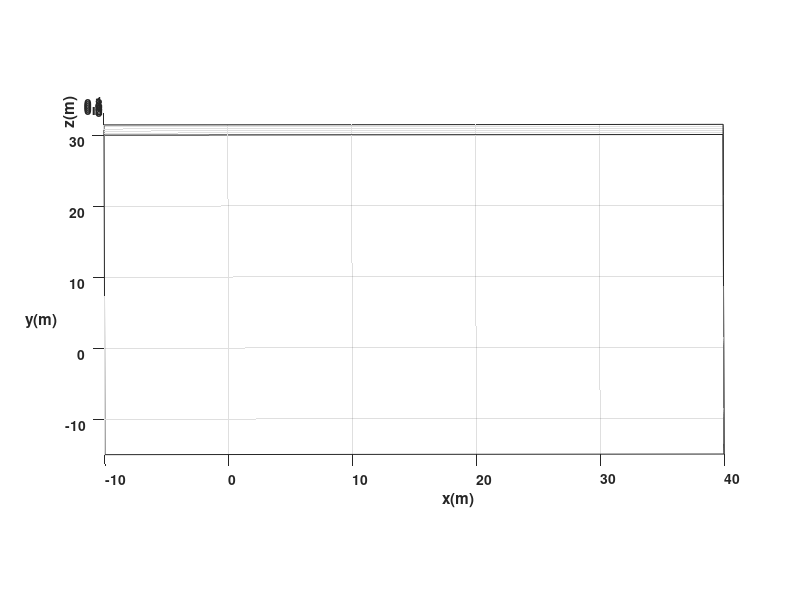

The MATLAB source for this figure: (Note: this script raises an error after producing the figure.)
clear
close all
clc

ts = 0.1;            % Tiempo de muestreo en segundos (s)

puntos= [ 0 5 2.5 0 2.5 7.5 12.5 12.5 15 17.5 17.5 15 12.5 15 12.5 15 17.5 15 17.5 22.5 27.5 30 27.5 25 30 30 25 22.5 17.5 15 12.5 7.5 2.5 0;
          2.5 5 7.5 12.5 17.5 17.5 15 2.5 0 2.5 15 17.5 15 17.5 20 17.5 20 17.5 15 17.5 17.5 12.5 7.5 5 2.5 0 -2.5 0 2.5 0 2.5 0 -2.5 0];
%Velocidades
v_avanzar = 1;       % Velocidad lineal constante al avanzar (m/s)
w_rotar = pi/2;      % Velocidad angular constante al rotar (rad/s)

u = []; % Se inicializan vacíos y se irán llenando de acuerdo a los puntos
w = [];

%Variables temporales para el calculo
x_calc = 0; 
y_calc = 0; 
phi_calc = pi/2; 

% Calculamos u y w tramo por tramo
for i = 2:size(puntos,2)
    x_obj = puntos(1,i);
    y_obj = puntos(2,i);
    
    %Calculo de distancia y angulo
    distancia = sqrt((x_obj - x_calc)^2 + (y_obj - y_calc)^2);
    angulo_deseado = atan2(y_obj - y_calc, x_obj - x_calc);
    
    %Diferencia de ángulo para saber cuánto rotar
    delta_phi = angulo_deseado - phi_calc;
    delta_phi = atan2(sin(delta_phi), cos(delta_phi)); 
    
    %Primero rota
    tiempo_rot = abs(delta_phi) / w_rotar;
    muestras_rot = round(tiempo_rot / ts);
    if muestras_rot > 0
        w = [w, sign(delta_phi) * w_rotar * ones(1, muestras_rot)];
        u = [u, zeros(1, muestras_rot)];
    end
    phi_calc = phi_calc + delta_phi;
    
    %Despues avanza
    tiempo_av = distancia / v_avanzar;
    muestras_av = round(tiempo_av / ts);
    if muestras_av > 0
        u = [u, v_avanzar * ones(1, muestras_av)];
        w = [w, zeros(1, muestras_av)];
    end

    x_calc = x_obj;
    y_calc = y_obj;
end

%%%%%%%%%%%%%%%%%%%%%%%%%%%%%% TIEMPO %%%%%%%%%%%%%%%%%%%%%%%%%%%%%%%%%%%%%
% Ahora calculamos tf y N dependiendo de qué tan largos quedaron 'u' y 'w'
N = length(u);       % Muestras totales de la trayectoria generada
tf = (N-1)*ts;       % Tiempo de simulacion en segundos (s)
t = 0: ts: tf;       % Vector de tiempo

%%%%%%%%%%%%%%%%%%%%%%%% CONDICIONES INICIALES %%%%%%%%%%%%%%%%%%%%%%%%%%%%
x1 = zeros (1,N+1);  % Posición en el centro del eje que une las ruedas (eje x) en metros (m)
y1 = zeros (1,N+1);  % Posición en el centro del eje que une las ruedas (eje y) en metros (m)
phi = zeros(1, N+1); % Orientacion del robot en radianes (rad)
x1(1) = 0;    % Posicion inicial eje x
y1(1) = 0;   % Posicion inicial eje y
phi(1) = pi/2;   % Orientacion inicial del robot
%%%%%%%%%%%%%%%%%%%%%%%%%%%% PUNTO DE CONTROL %%%%%%%%%%%%%%%%%%%%%%%%%%%%
hx = zeros(1, N+1);  % Posicion en el punto de control (eje x) en metros (m)
hy = zeros(1, N+1);  % Posicion en el punto de control (eje y) en metros (m)
hx(1) = x1(1); % Posicion en el punto de control del robot en el eje x
hy(1) = y1(1); % Posicion en el punto de control del robot en el eje y

%%%%%%%%%%%%%%%%%%%%%%%%% BUCLE DE SIMULACION %%%%%%%%%%%%%%%%%%%%%%%%%%%%%%%%
for k=1:N 
    
    phi(k+1)=phi(k)+w(k)*ts; % Integral numérica (método de Euler)
    
    %%%%%%%%%%%%%%%%%%%%% MODELO CINEMATICO %%%%%%%%%%%%%%%%%%%%%%%%%
    %Aplicamos el modelo cinemático diferencial para obtener las
    %velocidades en x, y, phi
    xp1=u(k)*cos(phi(k+1)); 
    yp1=u(k)*sin(phi(k+1));
    phip= w(k);
    x1(k+1)=x1(k) + xp1*ts ; % Integral numérica (método de Euler)
    y1(k+1)=y1(k) + yp1*ts ; % Integral numérica (método de Euler)
    
    
    % Posicion del robot con respecto al punto de control
    hx(k+1)=x1(k+1); 
    hy(k+1)=y1(k+1);
end
%%%%%%%%%%%%%%%%%%%%%%%%%%%%% SIMULACION VIRTUAL 3D %%%%%%%%%%%%%%%%%%%%%%%%%%%%
% a) Configuracion de escena
scene=figure;  % Crear figura (Escena)
set(scene,'Color','white'); % Color del fondo de la escena
set(gca,'FontWeight','bold') ;% Negrilla en los ejes y etiquetas
sizeScreen=get(0,'ScreenSize'); % Retorna el tamaño de la pantalla del computador
set(scene,'position',sizeScreen); % Congigurar tamaño de la figura
camlight('headlight'); % Luz para la escena
axis equal; % Establece la relación de aspecto para que las unidades de datos sean las mismas en todas las direcciones.
grid on; % Mostrar líneas de cuadrícula en los ejes
box on; % Mostrar contorno de ejes
xlabel('x(m)'); ylabel('y(m)'); zlabel('z(m)'); % Etiqueta de los eje
view([-0.1 35]); % Orientacion de la figura
axis([-10 40 -15 30 0 1]); % Ingresar limites minimos y maximos en los ejes x y z [minX maxX minY maxY minZ maxZ]
% b) Graficar robots en la posicion inicial
scale = 4;
MobileRobot_5;
H1=MobilePlot_4(x1(1),y1(1),phi(1),scale);hold on;
% c) Graficar Trayectorias
H2=plot3(hx(1),hy(1),0,'r','lineWidth',2);
% d) Bucle de simulacion de movimiento del robot
step=1; % pasos para simulacion
for k=1:step:N
    delete(H1);    
    delete(H2);
    
    H1=MobilePlot_4(x1(k),y1(k),phi(k),scale);
    H2=plot3(hx(1:k),hy(1:k),zeros(1,k),'r','lineWidth',2);
    
    pause(ts);
end
%%%%%%%%%%%%%%%%%%%%%%%%%%%%% Graficas %%%%%%%%%%%%%%%%%%%%%%%%%%%%
graph=figure;  % Crear figura (Escena)
set(graph,'position',sizeScreen); % Congigurar tamaño de la figura
subplot(211)
plot(t,u,'b','LineWidth',2),grid('on'),xlabel('Tiempo [s]'),ylabel('m/s'),legend('u');
subplot(212)
plot(t,w,'r','LineWidth',2),grid('on'),xlabel('Tiempo [s]'),ylabel('[rad/s]'),legend('w');
